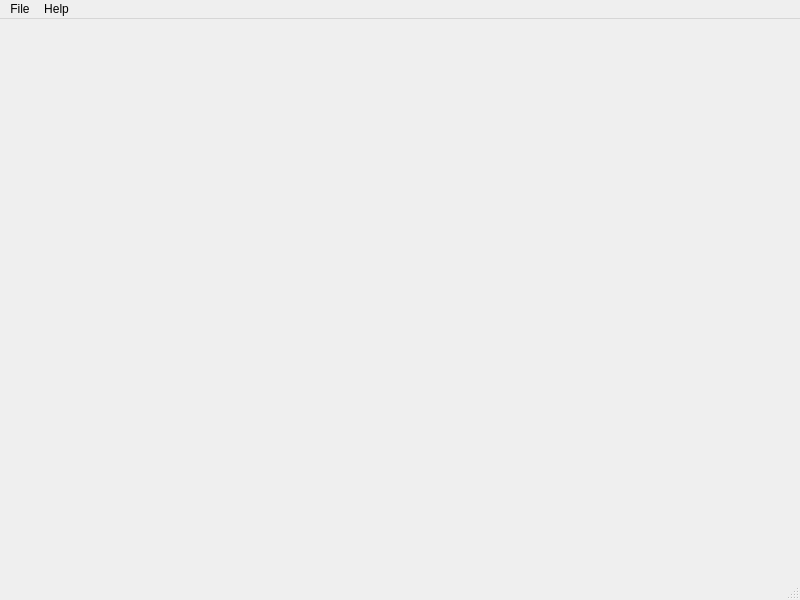
<?xml version="1.0" encoding="UTF-8"?>
<ui version="4.0">
 <class>MainWindow</class>
 <widget class="QMainWindow" name="MainWindow">
  <property name="geometry">
   <rect>
    <x>0</x>
    <y>0</y>
    <width>800</width>
    <height>600</height>
   </rect>
  </property>
  <property name="windowTitle">
   <string>Minefield game</string>
  </property>
  <widget class="QWidget" name="centralwidget">
   <layout class="QHBoxLayout" name="horizontalLayout">
    <item>
     <widget class="QScrollArea" name="scrollArea">
      <property name="frameShape">
       <enum>QFrame::NoFrame</enum>
      </property>
      <property name="lineWidth">
       <number>0</number>
      </property>
      <property name="widgetResizable">
       <bool>true</bool>
      </property>
      <widget class="QWidget" name="scrollArea_widget">
       <property name="geometry">
        <rect>
         <x>0</x>
         <y>0</y>
         <width>782</width>
         <height>535</height>
        </rect>
       </property>
       <layout class="QHBoxLayout" name="horizontalLayout_2">
        <property name="spacing">
         <number>0</number>
        </property>
        <property name="margin">
         <number>1</number>
        </property>
        <item>
         <spacer name="horizontalSpacer">
          <property name="orientation">
           <enum>Qt::Horizontal</enum>
          </property>
          <property name="sizeHint" stdset="0">
           <size>
            <width>385</width>
            <height>20</height>
           </size>
          </property>
         </spacer>
        </item>
        <item>
         <widget class="QWidget" name="widget_minefield" native="true">
          <layout class="QVBoxLayout" name="verticalLayout">
           <property name="spacing">
            <number>0</number>
           </property>
           <property name="margin">
            <number>1</number>
           </property>
           <item>
            <layout class="QGridLayout" name="gridLayout_minefield"/>
           </item>
          </layout>
         </widget>
        </item>
        <item>
         <spacer name="horizontalSpacer_2">
          <property name="orientation">
           <enum>Qt::Horizontal</enum>
          </property>
          <property name="sizeHint" stdset="0">
           <size>
            <width>385</width>
            <height>20</height>
           </size>
          </property>
         </spacer>
        </item>
       </layout>
      </widget>
     </widget>
    </item>
   </layout>
  </widget>
  <widget class="QMenuBar" name="menubar">
   <property name="geometry">
    <rect>
     <x>0</x>
     <y>0</y>
     <width>800</width>
     <height>25</height>
    </rect>
   </property>
   <widget class="QMenu" name="menuFile">
    <property name="title">
     <string>File</string>
    </property>
    <addaction name="actionNew"/>
    <addaction name="separator"/>
    <addaction name="actionExit"/>
   </widget>
   <widget class="QMenu" name="menuHelp">
    <property name="title">
     <string>Help</string>
    </property>
    <addaction name="actionAbout"/>
    <addaction name="separator"/>
    <addaction name="actionAbout_Qt"/>
   </widget>
   <addaction name="menuFile"/>
   <addaction name="menuHelp"/>
  </widget>
  <widget class="QStatusBar" name="statusbar"/>
  <action name="actionNew">
   <property name="text">
    <string>New</string>
   </property>
   <property name="shortcut">
    <string>Ctrl+N</string>
   </property>
  </action>
  <action name="actionExit">
   <property name="text">
    <string>Exit</string>
   </property>
   <property name="menuRole">
    <enum>QAction::QuitRole</enum>
   </property>
  </action>
  <action name="actionAbout">
   <property name="text">
    <string>About</string>
   </property>
  </action>
  <action name="actionAbout_Qt">
   <property name="text">
    <string>About Qt</string>
   </property>
  </action>
 </widget>
 <resources/>
 <connections>
  <connection>
   <sender>actionExit</sender>
   <signal>activated()</signal>
   <receiver>MainWindow</receiver>
   <slot>close()</slot>
   <hints>
    <hint type="sourcelabel">
     <x>-1</x>
     <y>-1</y>
    </hint>
    <hint type="destinationlabel">
     <x>399</x>
     <y>299</y>
    </hint>
   </hints>
  </connection>
  <connection>
   <sender>actionNew</sender>
   <signal>activated()</signal>
   <receiver>MainWindow</receiver>
   <slot>newMineField()</slot>
   <hints>
    <hint type="sourcelabel">
     <x>-1</x>
     <y>-1</y>
    </hint>
    <hint type="destinationlabel">
     <x>399</x>
     <y>299</y>
    </hint>
   </hints>
  </connection>
  <connection>
   <sender>actionAbout_Qt</sender>
   <signal>activated()</signal>
   <receiver>MainWindow</receiver>
   <slot>aboutQt()</slot>
   <hints>
    <hint type="sourcelabel">
     <x>-1</x>
     <y>-1</y>
    </hint>
    <hint type="destinationlabel">
     <x>399</x>
     <y>299</y>
    </hint>
   </hints>
  </connection>
  <connection>
   <sender>actionAbout</sender>
   <signal>activated()</signal>
   <receiver>MainWindow</receiver>
   <slot>about()</slot>
   <hints>
    <hint type="sourcelabel">
     <x>-1</x>
     <y>-1</y>
    </hint>
    <hint type="destinationlabel">
     <x>399</x>
     <y>299</y>
    </hint>
   </hints>
  </connection>
 </connections>
 <slots>
  <slot>newMineField()</slot>
  <slot>aboutQt()</slot>
  <slot>about()</slot>
 </slots>
</ui>
